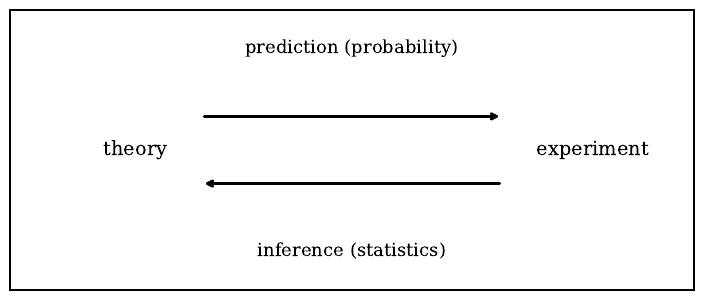

Reproduce this figure in Python.
import matplotlib.pyplot as plt
import matplotlib.patches as patches
import matplotlib as mpl

# Elegant serif font
mpl.rcParams['font.family'] = 'serif'

# Figure and axis
fig, ax = plt.subplots(figsize=(9.5, 3.5))
ax.axis("off")

# Arrow parameters
arrow_y_top = 0.62
arrow_y_bottom = 0.38
arrow_x_start = 0.28
arrow_x_end = 0.72
label_y_center = 0.5

# Text labels
ax.text(0.5, 0.83, "prediction (probability)", fontsize=13, ha='center', va='bottom')
ax.text(0.5, 0.17, "inference (statistics)", fontsize=13, ha='center', va='top')

# Arrows
ax.annotate("",
            xy=(arrow_x_end, arrow_y_top), xytext=(arrow_x_start, arrow_y_top),
            arrowprops=dict(arrowstyle="->", lw=2, color='black'))

ax.annotate("",
            xy=(arrow_x_start, arrow_y_bottom), xytext=(arrow_x_end, arrow_y_bottom),
            arrowprops=dict(arrowstyle="->", lw=2, color='black'))

# Theory and Experiment
ax.text(arrow_x_start - 0.05, label_y_center, "theory", fontsize=14, ha='right', va='center')
ax.text(arrow_x_end + 0.05, label_y_center, "experiment", fontsize=14, ha='left', va='center')

# Black square border
border = patches.Rectangle((0, 0), 1, 1,
                           linewidth=2, edgecolor='black', facecolor='none',
                           transform=ax.transAxes, clip_on=False)
ax.add_patch(border)

# Subtle margins—closer to the original version
plt.subplots_adjust(left=0.14, right=0.86, top=0.90, bottom=0.10)

# Save the figure
plt.savefig("probability_vs_statistics.png", dpi=300, bbox_inches='tight')
plt.savefig("probability_vs_statistics.pdf", bbox_inches='tight')
plt.show()
